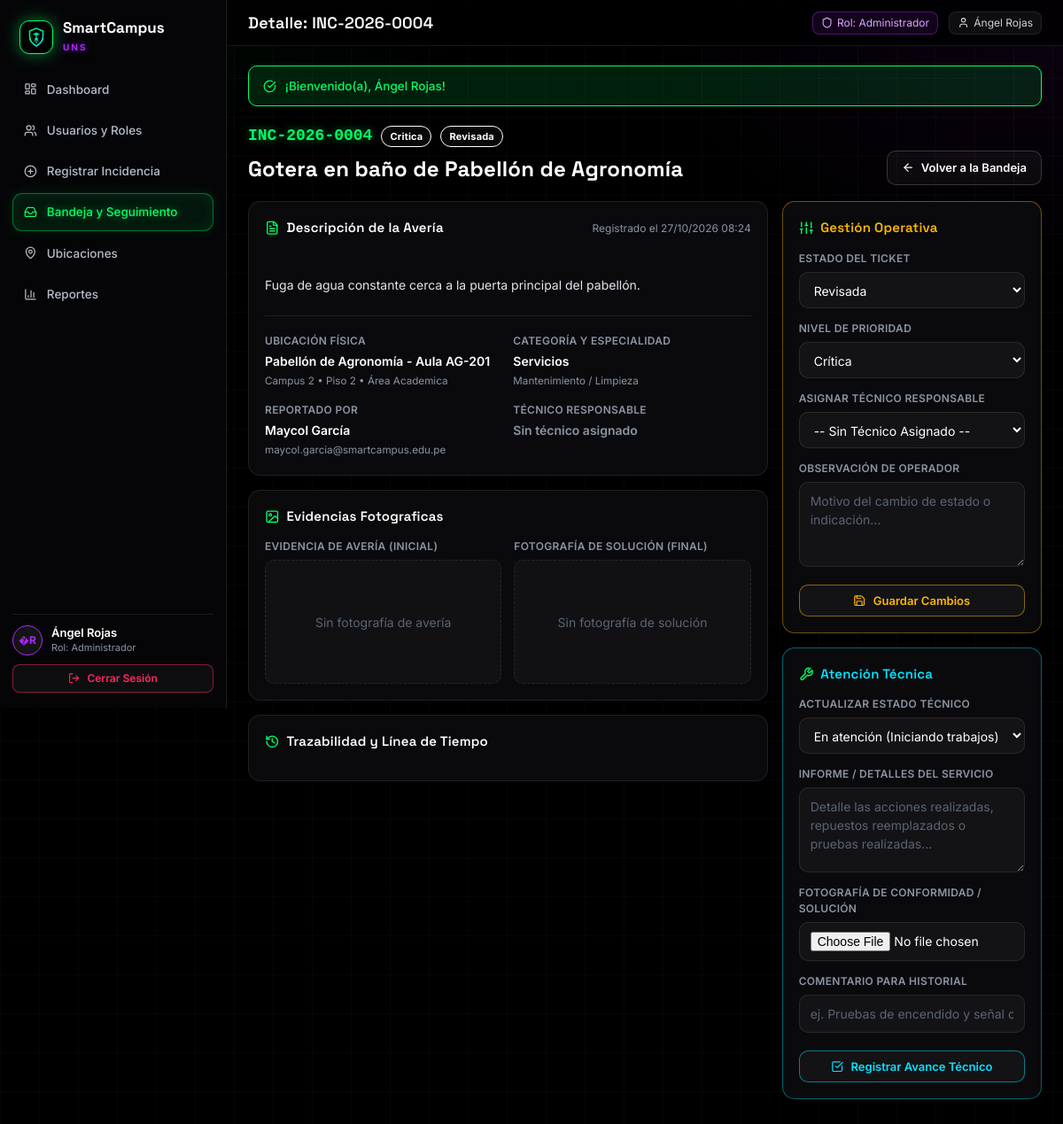
Screenshot of /detalle.php?id=4 (signed in) with the database file from the repository.
### tables this page shows
CREATE TABLE Incidencias (
    idIncidencia INT AUTO_INCREMENT PRIMARY KEY,
    idReportante INT NOT NULL,
    idTecnico INT NULL,
    idSubCateg INT NOT NULL,
    idUbic INT NOT NULL,
    codIncdencia VARCHAR(30) NOT NULL UNIQUE,
    titulo VARCHAR(200) NOT NULL,
    descripIncidencia TEXT NOT NULL,
    prioridad ENUM('Baja', 'Media', 'Alta', 'Critica') DEFAULT 'Media',
    estado ENUM('Registrada', 'Revisada', 'Asignada', 'En atencion', 'Resuelta') DEFAULT 'Registrada',
    imagen_evidencia LONGTEXT NULL,
    imagen_solucion LONGTEXT NULL,
    informe_tecnico TEXT NULL,
    creadoIncd TIMESTAMP DEFAULT CURRENT_TIMESTAMP,
    actualizado TIMESTAMP DEFAULT CURRENT_TIMESTAMP ON UPDATE CURRENT_TIMESTAMP,
    FOREIGN KEY (idReportante) REFERENCES Usuarios(idUsuario),
    FOREIGN KEY (idTecnico) REFERENCES Usuarios(idUsuario),
    FOREIGN KEY (idSubCateg) REFERENCES SubCategorias(idSubCateg),
    FOREIGN KEY (idUbic) REFERENCES Ubicaciones(idUbic)
);

CREATE TABLE Ubicaciones (
    idUbic INT AUTO_INCREMENT PRIMARY KEY,
    campus VARCHAR(50) NOT NULL,
    pabellon VARCHAR(80) NOT NULL,
    piso VARCHAR(20) NOT NULL,
    aula_espacio VARCHAR(80) NOT NULL,
    area_tipo ENUM('Academica', 'Laboratorio', 'Administrativa', 'Biblioteca', 'Servicios Generales', 'Areas comunes') DEFAULT 'Academica'
);

CREATE TABLE Categorias (
    idCategoria INT AUTO_INCREMENT PRIMARY KEY,
    nomCateg VARCHAR(100) NOT NULL,
    icono VARCHAR(50) NULL,
    color VARCHAR(20) NULL
);

CREATE TABLE SubCategorias (
    idSubCateg INT AUTO_INCREMENT PRIMARY KEY,
    idCategoria INT NOT NULL,
    nomSubCatg VARCHAR(120) NOT NULL,
    FOREIGN KEY (idCategoria) REFERENCES Categorias(idCategoria) ON DELETE CASCADE
);

CREATE TABLE Usuarios (
    idUsuario INT AUTO_INCREMENT PRIMARY KEY,
    idRol INT NOT NULL,
    codUsuario VARCHAR(20) UNIQUE,
    nomUsuario VARCHAR(100) NOT NULL,
    email VARCHAR(120) NOT NULL UNIQUE,
    password VARCHAR(255) NOT NULL,
    departamento VARCHAR(120) NULL,
    activo BOOLEAN DEFAULT TRUE,
    creadoUsr TIMESTAMP DEFAULT CURRENT_TIMESTAMP,
    FOREIGN KEY (idRol) REFERENCES Roles(idRol) ON DELETE RESTRICT
);

### includes/auth.php (called while the page is built, shortened)
<?php
function currentUser(): ?array {
    return $_SESSION['usuario'] ?? null;
}

### detalle.php (the view, shortened to what this page needs)
<?php
require_once __DIR__ . '/includes/conexion.php';
require_once __DIR__ . '/includes/auth.php';
$idIncidencia = (int)($_GET['id'] ?? 0);
$sqlInc = "
    SELECT
        i.*,
        u.campus, u.pabellon, u.piso, u.aula_espacio, u.area_tipo,
        rep.nomUsuario as nomReportante, rep.email as emailReportante, rep.departamento as dptoReportante,
        tec.nomUsuario as nomTecnico, tec.email as emailTecnico,
        sc.nomSubCatg as subcategoria,
        c.nomCateg as categoria
    FROM incidencias i
    INNER JOIN usuarios rep ON i.idReportante = rep.idUsuario
    LEFT JOIN usuarios tec ON i.idTecnico = tec.idUsuario
    INNER JOIN ubicaciones u ON i.idUbic = u.idUbic
    INNER JOIN subcategorias sc ON i.idSubCateg = sc.idSubCateg
    INNER JOIN categorias c ON sc.idCategoria = c.idCategoria
    WHERE i.idIncidencia = :id
    LIMIT 1
";
$stmt = $pdo->prepare($sqlInc);
$stmt->execute([':id' => $idIncidencia]);
$inc = $stmt->fetch();
include __DIR__ . '/includes/header.php';
?>
<div class="page-h">
    <div>
        <div style="display:flex;align-items:center;gap:10px;margin-bottom:6px">
            <span class="mono txt-g" style="font-size:18px;font-weight:700"><?= htmlspecialchars($inc['codIncdencia']) ?></span>
            <span class="badge b-<?= htmlspecialchars($inc['prioridad']) ?>"><?= htmlspecialchars($inc['prioridad']) ?></span>
            <span class="badge e-<?= str_replace(' ', '-', htmlspecialchars($inc['estado'])) ?>"><?= htmlspecialchars($inc['estado']) ?></span>
        </div>
        <h1><?= htmlspecialchars($inc['titulo']) ?></h1>
    </div>
    <div>
        <a href="bandeja.php" class="btn">
            <i data-lucide="arrow-left"></i>
            <span>Volver a la Bandeja</span>
        </a>
    </div>
</div>
<div class="grid g-21">
    <div style="display:flex;flex-direction:column;gap:16px">
        <div class="card">
            <div class="card-h">
                <h3><i data-lucide="file-text"></i> Descripción de la Avería</h3>
                <span class="muted" style="font-size:12px">
                    Registrado el <?= date('d/m/Y H:i', strtotime($inc['creadoIncd'])) ?>
                </span>
            </div>
            <div style="font-size:14px;line-height:1.6;color:#e1e5ee;white-space:pre-line;padding:6px 0">
                <?= nl2br(htmlspecialchars($inc['descripIncidencia'])) ?>
            </div>
            <div style="display:grid;grid-template-columns:repeat(2,minmax(0,1fr));gap:12px;margin-top:16px;padding-top:16px;border-top:1px solid var(--border)">
                <div>
                    <label class="lbl">Ubicación Física</label>
                    <div style="font-weight:600;margin-top:3px"><?= htmlspecialchars($inc['pabellon']) ?> - <?= htmlspecialchars($inc['aula_espacio']) ?></div>
                    <small class="muted"><?= htmlspecialchars($inc['campus']) ?> &bull; Piso <?= htmlspecialchars($inc['piso']) ?> &bull; Área <?= htmlspecialchars($inc['area_tipo']) ?></small>
                </div>
                <div>
                    <label class="lbl">Categoría y Especialidad</label>
                    <div style="font-weight:600;margin-top:3px"><?= htmlspecialchars($inc['categoria']) ?></div>
                    <small class="muted"><?= htmlspecialchars($inc['subcategoria']) ?></small>
                </div>
                <div>
                    <label class="lbl">Reportado Por</label>
                    <div style="font-weight:600;margin-top:3px"><?= htmlspecialchars($inc['nomReportante']) ?></div>
                    <small class="muted"><?= htmlspecialchars($inc['emailReportante']) ?></small>
                </div>
                <div>
                    <label class="lbl">Técnico Responsable</label>
                    <div style="font-weight:600;margin-top:3px;color:<?= $inc['nomTecnico'] ? 'var(--c)' : 'var(--muted)' ?>">
                        <?= $inc['nomTecnico'] ? htmlspecialchars($inc['nomTecnico']) : 'Sin técnico asignado' ?>
                    </div>
                </div>
            </div>
        </div>
        <div class="card">
            <div class="card-h">
                <h3><i data-lucide="image"></i> Evidencias Fotograficas</h3>
            </div>
            <div style="display:grid;grid-template-columns:repeat(auto-fit, minmax(220px, 1fr));gap:14px">
                <div>
                    <label class="lbl" style="margin-bottom:6px;display:block">Evidencia de Avería (Inicial)</label>
                    <?php if (!empty($inc['imagen_evidencia']) && file_exists(__DIR__ . '/' . $inc['imagen_evidencia'])): ?>
                        <a href="<?= htmlspecialchars($inc['imagen_evidencia']) ?>" target="_blank">
                            <img src="<?= htmlspecialchars($inc['imagen_evidencia']) ?>" alt="Evidencia" style="width:100%;height:180px;object-fit:cover;border-radius:10px;border:1px solid var(--border)">
                        </a>
                    <?php else: ?>
                        <div style="height:140px;background:rgba(255,255,255,0.03);border:1px dashed var(--border);border-radius:10px;display:grid;place-items:center;color:var(--dim)">
                            <span>Sin fotografía de avería</span>
                        </div>
                    <?php endif; ?>
                </div>
                <div>
                    <label class="lbl" style="margin-bottom:6px;display:block">Fotografía de Solución (Final)</label>
                    <?php if (!empty($inc['imagen_solucion']) && file_exists(__DIR__ . '/' . $inc['imagen_solucion'])): ?>
                        <a href="<?= htmlspecialchars($inc['imagen_solucion']) ?>" target="_blank">
                            <img src="<?= htmlspecialchars($inc['imagen_solucion']) ?>" alt="Solución" style="width:100%;height:180px;object-fit:cover;border-radius:10px;border:1px solid var(--border)">
                        </a>
                    <?php else: ?>
                        <div style="height:140px;background:rgba(255,255,255,0.03);border:1px dashed var(--border);border-radius:10px;display:grid;place-items:center;color:var(--dim)">
                            <span>Sin fotografía de solución</span>
                        </div>
                    <?php endif; ?>
                </div>
            </div>
        </div>
        <div class="card">
            <div class="card-h">
                <h3><i data-lucide="history"></i> Trazabilidad y Línea de Tiempo</h3>
            </div>
        </div>
    </div>
    <div>
        <?php if ($rol === 'operador' || $rol === 'administrador'): ?>
            <div class="card" style="margin-bottom:16px;border-color:rgba(255,184,0,0.4)">
                <div class="card-h">
                    <h3 style="color:var(--a)"><i data-lucide="sliders"></i> Gestión Operativa</h3>
                </div>
                <form method="POST" action="detalle.php?id=<?= $idIncidencia ?>">
                    <div class="field">
                        <label for="estado">Estado del Ticket</label>
                        <select id="estado" name="estado">
                            <option value="Revisada" <?= $inc['estado'] === 'Revisada' ? 'selected' : '' ?>>Revisada</option>
                        </select>
                    </div>
                    <div class="field">
                        <label for="prioridad">Nivel de Prioridad</label>
                        <select id="prioridad" name="prioridad">
                            <option value="Critica" <?= $inc['prioridad'] === 'Critica' ? 'selected' : '' ?>>Crítica</option>
                        </select>
                    </div>
                    <div class="field">
                        <label for="idTecnico">Asignar Técnico Responsable</label>
                        <select id="idTecnico" name="idTecnico">
                            <option value="">-- Sin Técnico Asignado --</option>
                        </select>
                    </div>
                    <div class="field">
                        <label for="nota_op">Observación de Operador</label>
                        <textarea id="nota_op" name="nota" rows="2" placeholder="Motivo del cambio de estado o indicación..."></textarea>
                    </div>
                    <button type="submit" class="btn btn-amber btn-block" style="margin-top:6px">
                        <i data-lucide="save"></i>
                        <span>Guardar Cambios</span>
                    </button>
                </form>
            </div>
        <?php endif; ?>
        <?php if ($rol === 'tecnico' || $rol === 'administrador'): ?>
            <div class="card" style="border-color:rgba(0,229,255,0.4)">
                <div class="card-h">
                    <h3 style="color:var(--c)"><i data-lucide="wrench"></i> Atención Técnica</h3>
                </div>
                <form method="POST" action="detalle.php?id=<?= $idIncidencia ?>" enctype="multipart/form-data">
                    <div class="field">
                        <label for="estado_tec">Actualizar Estado Técnico</label>
                        <select id="estado_tec" name="estado">
                            <option value="En atencion" <?= $inc['estado'] === 'En atencion' ? 'selected' : '' ?>>En atención (Iniciando trabajos)</option>
                        </select>
                    </div>
                    <div class="field">
                        <label for="informe_tecnico">Informe / Detalles del Servicio</label>
                        <textarea id="informe_tecnico" name="informe_tecnico" rows="3" placeholder="Detalle las acciones realizadas, repuestos reemplazados o pruebas realizadas..."><?= htmlspecialchars($inc['informe_tecnico'] ?? '') ?></textarea>
                    </div>
                    <div class="field">
                        <label for="solucion">Fotografía de Conformidad / Solución</label>
                        <input type="file" id="solucion" name="solucion" accept="image/*">
                    </div>
                    <div class="field">
                        <label for="nota_tec">Comentario para Historial</label>
                        <input type="text" id="nota_tec" name="nota" placeholder="ej. Pruebas de encendido y señal conformes.">
                    </div>
                    <button type="submit" class="btn btn-cyan btn-block" style="margin-top:6px">
                        <i data-lucide="check-square"></i>
                        <span>Registrar Avance Técnico</span>
                    </button>
                </form>
            </div>
        <?php endif; ?>
    </div>
</div>
<?php include __DIR__ . '/includes/footer.php'; ?>

### assets/css/styles.css (style rules this page uses)
:root { --bg:#000000; --glass:rgba(12,12,15,.88); --glass-2:rgba(20,20,26,.9); --border:rgba(255,255,255,.09); --border-hi:rgba(255,255,255,.18); --white:#FFFFFF; --muted:#8c94a3; --dim:#5b6372; --g:#00FF66; --g2:#10FF70; --r:#FF2A5F; --a:#FFB800; --c:#00E5FF; --p:#B026FF; --glow-g:0 0 18px rgba(0,255,102,.45); --glow-r:0 0 18px rgba(255,42,95,.45); --glow-a:0 0 18px rgba(255,184,0,.4); --glow-c:0 0 18px rgba(0,229,255,.4); --glow-p:0 0 20px rgba(176,38,255,.5); --radius:14px; --font:'Inter',system-ui,-apple-system,'Segoe UI',Roboto,sans-serif; --font-h:'Space Grotesk','Inter',system-ui,sans-serif; }
* { box-sizing:border-box;margin:0;padding:0 }
html { scroll-behavior:smooth }
body { background:var(--bg);color:var(--white);font-family:var(--font);font-size:14px;line-height:1.5; min-height:100vh;overflow-x:hidden;-webkit-font-smoothing:antialiased; }
body::before { content:'';position:fixed;inset:0;z-index:-1;pointer-events:none; background: radial-gradient(900px 500px at 8% -10%,rgba(0,255,102,.07),transparent 60%), radial-gradient(800px 500px at 100% 0%,rgba(176,38,255,.07),transparent 60%), linear-gradient(rgba(255,255,255,.025) 1px,transparent 1px) 0 0/44px 44px, linear-gradient(90deg,rgba(255,255,255,.025) 1px,transparent 1px) 0 0/44px 44px, #000; }
h1,h2,h3,h4 { font-family:var(--font-h);letter-spacing:.2px }
a { color:var(--g);text-decoration:none }
button { font-family:inherit;cursor:pointer }
.mono { font-family:ui-monospace,'SFMono-Regular',Menlo,Consolas,monospace }
.muted { color:var(--muted) }
.txt-g { color:var(--g);text-shadow:0 0 10px rgba(0,255,102,.5) }
svg.lucide { width:1.1em;height:1.1em;vertical-align:-.15em }
.card { background:var(--glass);border:1px solid var(--border);border-radius:var(--radius); backdrop-filter:blur(12px);-webkit-backdrop-filter:blur(12px);padding:18px; transition:all .25s ease;position:relative; }
.card-h { display:flex;align-items:center;justify-content:space-between;gap:10px;margin-bottom:14px;flex-wrap:wrap }
.card-h h3 { font-size:15px;font-weight:600;display:flex;align-items:center;gap:8px }
.card-h h3 svg { color:var(--g) }
.btn { display:inline-flex;align-items:center;justify-content:center;gap:8px;border:1px solid var(--border-hi); background:rgba(255,255,255,.04);color:var(--white);padding:9px 16px;border-radius:10px;font-size:13px; font-weight:600;transition:all .25s ease;white-space:nowrap; }
.btn-cyan { border-color:rgba(0,229,255,.5);color:var(--c) }
.btn-amber { border-color:rgba(255,184,0,.5);color:var(--a) }
.btn-block { width:100% }
.field { display:flex;flex-direction:column;gap:6px;margin-bottom:14px;min-width:0 }
.field>label,.lbl { font-size:12px;color:var(--muted);font-weight:600;letter-spacing:.3px;text-transform:uppercase }
input,select,textarea { width:100%;background:rgba(255,255,255,.04);border:1px solid var(--border);border-radius:10px; padding:10px 12px;color:var(--white);font:inherit;font-size:14px;outline:none;transition:all .25s ease; }
select option { background:#0c0c0f;color:#fff }
textarea { resize:vertical;min-height:96px }
input::placeholder,textarea::placeholder { color:var(--dim) }
.badge { display:inline-flex;align-items:center;gap:5px;padding:3px 9px;border-radius:999px;font-size:11px;font-weight:700; border:1px solid currentColor;background:rgba(255,255,255,.03);white-space:nowrap;letter-spacing:.2px; }
.page-h { display:flex;align-items:flex-end;justify-content:space-between;gap:12px;flex-wrap:wrap;margin-bottom:18px }
.page-h h1 { font-size:24px }
.grid { display:grid;gap:16px }
.g-21 { grid-template-columns:minmax(0,2fr) minmax(0,1fr) }

### rows the page displays
incidencias: codIncdencia "INC-2026-0004", prioridad "Critica", estado "Revisada", titulo "Gotera en baño de Pabellón de Agronomía", creadoIncd "27/10/2026 08:24", descripIncidencia "Fuga de agua constante cerca a la puerta principal del pabellón.", idUbic.pabellon "Pabellón de Agronomía", idUbic.aula_espacio "Aula AG-201", idUbic.campus "Campus 2", idUbic.piso "2", idUbic.area_tipo "Academica", categorias.nomCateg "Servicios", idSubCateg.nomSubCatg "Mantenimiento / Limpieza", idReportante.nomUsuario "Maycol García", idReportante.email "maycol.garcia@smartcampus.edu.pe", prioridad "Crítica"

### other values shown
$iniciales "�R"
$user['nomUsuario'] "Ángel Rojas"
$rol "Administrador"
$tituloPagina "Detalle: INC-2026-0004"
$flash['mensaje'] "¡Bienvenido(a), Ángel Rojas!"
